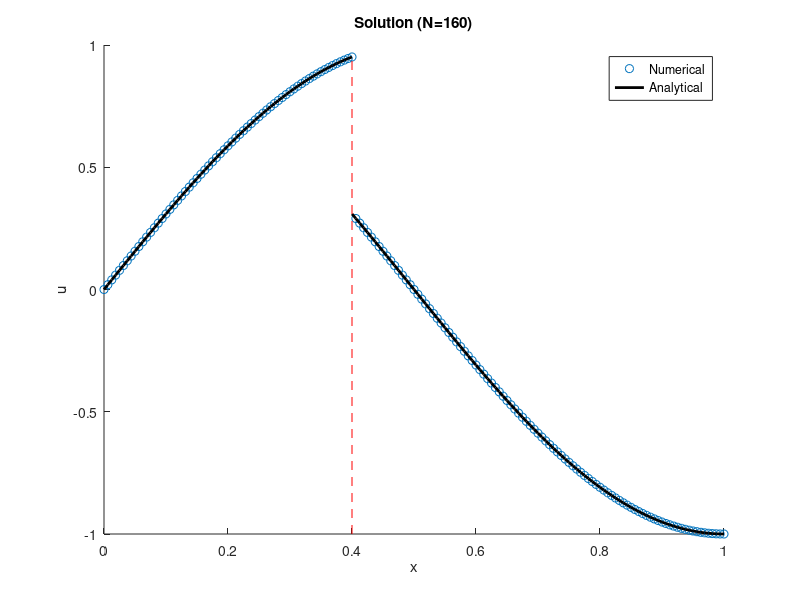
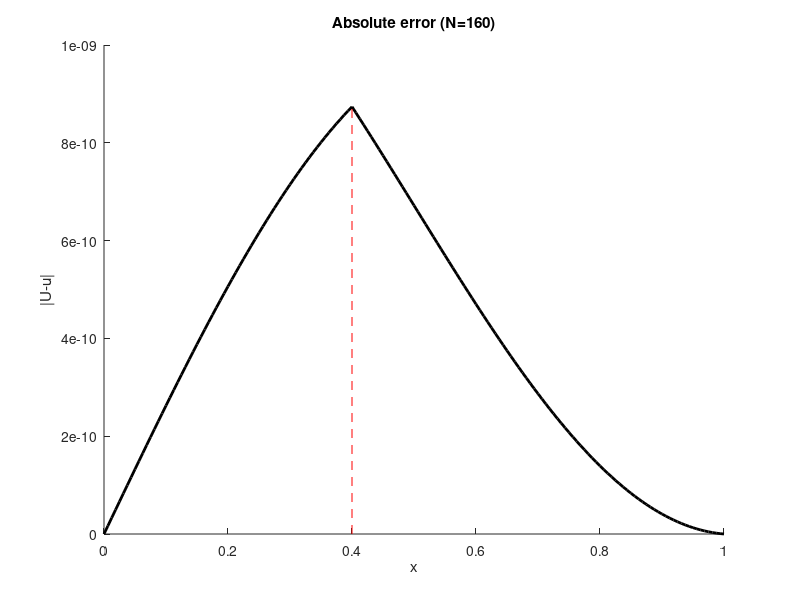

Write the MATLAB code that produced these figures, in order.
%%%%%%%%%%%%%%%%%%%%%%%%%%%%%%%%%%%%%%%%%%%%%%%%%%%%%%%%%%%%%%%%%%%%%%%%%%%
% ----------------------------------------------------------------------- %
%                  HIGH-ORDER IMMERSED INTERFACE METHOD                   %
%            H. EScamilla Puc,  R. Itza Balam & M. Uh Zapata              %
%                                Sept 2023                                %
% ----------------------------------------------------------------------- %
%  It solves the one-dimensional Poisson equation:                        %
%                           u_xx  = f                                     %
%  knowing jump conditions: [u], [u_x], [f], [fx], and [fxx] at the       %
%  interface and Dirichlet boundary conditions.                           %
% ----------------------------------------------------------------------- %
%%%%%%%%%%%%%%%%%%%%%%%%%%%%%%%%%%%%%%%%%%%%%%%%%%%%%%%%%%%%%%%%%%%%%%%%%%%

clear

%%%%%%%%%%%%%%%%%%%%%%%%%%%%%%%%%%%%%%%%%%%%%%%%%%%%%%%%%%%%%%%%%%%%%%%%%%%
% PROBLEM PARAMETERS & FUNCTIONS

%--------------------------------
% Discretization
xI   = 0.0;               % Initial of the domain: (xI,xF)
xF   = 1.0;               % Final   of the domain: (xI,xF)
alf  = 0.4;               % Location of the interface
Mvec = [10,20,40,80,160]; % Number of sub-divitions (vector) 
%--------------------------------
% Method
b = 1/12;                 % b=1/12 (4th-order), b=0 (2nd-order)
%--------------------------------
% Functions
fun_uL    = @(x)         sin(pi*x);
fun_uxL   = @(x)      pi*cos(pi*x);
fun_fL    = @(x) -(pi^2)*sin(pi*x);
fun_fxL   = @(x) -(pi^3)*cos(pi*x);
fun_fxxL  = @(x)  (pi^4)*sin(pi*x);

fun_uR    = @(x)         cos(pi*x);
fun_uxR   = @(x)     -pi*sin(pi*x);
fun_fR    = @(x) -(pi^2)*cos(pi*x);
fun_fxR   = @(x)  (pi^3)*sin(pi*x);
fun_fxxR  = @(x)  (pi^4)*cos(pi*x);

%%%%%%%%%%%%%%%%%%%%%%%%%%%%%%%%%%%%%%%%%%%%%%%%%%%%%%%%%%%%%%%%%%%%%%%%%%%
% WORKSPACE

M = length(Mvec);
hvec     = zeros(M,1);
NormE1   = zeros(M,1);
NormE2   = zeros(M,1);
OrderOr1 = zeros(M,1);
OrderOr2 = zeros(M,1);

for s=1:M
    %----------------------------------------------------------------------
    % DISCRETIZATION
    n = Mvec(s);
    %---------------------
    % Points and step size
    x  = linspace(xI,xF,n+1)';
    h  = x(2)-x(1); 
    h2 = h*h;
    %---------------------
    % Find I: the interval where alpha is
    for i=1:n
        if  (x(i)<=alf) && (alf<x(i+1))
            I = i;
            break;
        end
    end
    %----------------------------------------------------------------------
    % MATRIX & RIGHT-HAND SIDE
    A1 = zeros(n,1);
    A2 = zeros(n+1,1);
    A3 = zeros(n,1);
    rhs= zeros(n+1,1);
    %---------------------
    f(1:I)     = fun_fL(x(1:I));
    f(I+1:n+1) = fun_fR(x(I+1:n+1));    
    %---------------------
    % Boundary
    A2(1)    = 1/h2;
    rhs(1)   = fun_uL(x(1))/h2; 
    A2(n+1)  = 1/h2;
    rhs(n+1) = fun_uR(x(n+1))/h2;
    %---------------------
    % Regular points: Equation (22) in Escamilla et al. 2023
    A1(1:n-1) =  1/h2;
    A3(2:n)   =  1/h2;
    A2(2:n)   = -2/h2;
    rhs(2:n)  =  b*f(3:n+1)+(1-2*b)*f(2:n)+b*f(1:n-1);
    %---------------------
    % Irregular points: Equation (26) in Escamilla et al. 2023
    hL   = x(I)   - alf;
    hR   = x(I+1) - alf;
    %-----  
    uJ   = fun_uR(alf)   - fun_uL(alf);    % [u]
    uxJ  = fun_uxR(alf)  - fun_uxL(alf);   % [ux]
    fJ   = fun_fR(alf)   - fun_fL(alf);    % [f]
    fxJ  = fun_fxR(alf)  - fun_fxL(alf);   % [fx]
    fxxJ = fun_fxxR(alf) - fun_fxxL(alf);  % [fxx]
    %-----
    CI   =  (1/h2)*(uJ + hR*uxJ + 0.5*(hR^2)*fJ) ...
            - b*(fJ + hR*(1-2*hR^2/h2)*fxJ + 0.5*hR^2*(1-hR^2/h2)*fxxJ);
    CIp1 = -(1/h2)*(uJ + hL*uxJ + 0.5*(hL^2)*fJ) ...
            + b*(fJ + hL*(1-2*hL^2/h2)*fxJ + 0.5*hL^2*(1-hL^2/h2)*fxxJ);
    %-----    
    rhs(I)   = rhs(I)   + CI;
    rhs(I+1) = rhs(I+1) + CIp1;
    %----------------------------------------------------------------------
    % LINEAR SYSTEM SOLUTION BY THOMAS
    U = zeros(n+1,1);
    for i=1:n
        A2(i+1)=A2(i+1)-A3(i)*A1(i)/A2(i);
        rhs(i+1)=rhs(i+1)-rhs(i)*A1(i)/A2(i);
    end
    U(n+1)=rhs(n+1)/A2(n+1);
    for i=n:-1:1
        U(i)=(rhs(i)-U(i+1)*A3(i))/A2(i);
    end       
    %----------------------------------------------------------------------
    % ERRORS & ORDER
    %---------------------
    % Exact solution
    Uexact(1:I)     = fun_uL(x(1:I));
    Uexact(I+1:n+1) = fun_uR(x(I+1:n+1));
    %---------------------
    % Norm errors
    Err       = abs(Uexact'-U);
    NormE1(s) = norm(Err,inf);
    NormE2(s) = sqrt(h*sum(Err.^2));
    %---------------------
    % Estimated order
    hvec(s) = h;
    if s~=1
        div = log((hvec(s-1))/(hvec(s)));
        OrderOr1(s) = log(NormE1(s-1)/NormE1(s))/div;
        OrderOr2(s) = log(NormE2(s-1)/NormE2(s))/div;
    end
end

%%%%%%%%%%%%%%%%%%%%%%%%%%%%%%%%%%%%%%%%%%%%%%%%%%%%%%%%%%%%%%%%%%%%%%%%%%%
% DISPLAY & PLOT

disp('   N   | Max-norm Order | L2-norm  Order')
disp('----------------------------------------')
fprintf(' %5i | %.2e  ---- | %.2e  ---- \n',...
    Mvec(1),NormE1(1),NormE2(1))
for i=2:M
    fprintf(' %5i | %.2e  %.2f | %.2e  %.2f \n', ...
    Mvec(i),NormE1(i),OrderOr1(i),NormE2(i),OrderOr2(i))
end

figure
hold on
plot(x,U,'o')
plot([x(1:I);alf],[Uexact(1:I)';fun_uL(alf)],'-k','LineWidth',2)
plot([alf;x(I+1:end)],[fun_uR(alf);Uexact(I+1:end)'],'-k','LineWidth',2)
plot([alf,alf],[min(U),max(U)],'--r')
legend('Numerical','Analytical')
xlabel('x')
ylabel('u')
title(sprintf('Solution (N=%d)',n))

figure
hold on
plot(x,Err,'-k','LineWidth',2)
plot([alf,alf],[min(Err),max(Err)],'--r')
xlabel('x')
ylabel('|U-u|')
title(sprintf('Absolute error (N=%d)',n))

%%%%%%%%%%%%%%%%%%%%%%%%%%%%%%%%%%%%%%%%%%%%%%%%%%%%%%%%%%%%%%%%%%%%%%%%%%%
